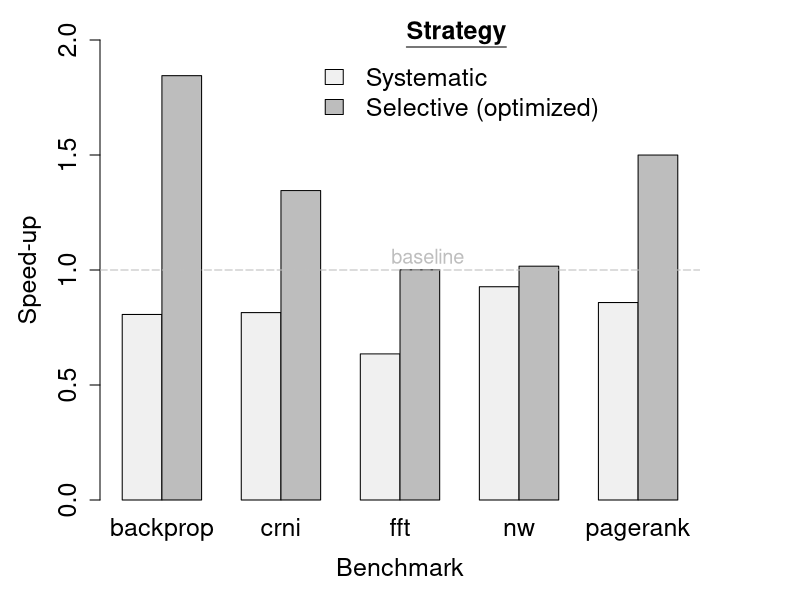

R code for this plot:
data <- read.csv("rep100.csv")
data <- data[order(data$benchmark, data$implementation),]
time <- data$mean
newdata <- data.frame(backprop=c(time[1]/time[2], time[1]/time[3]),
                      crni=c(time[4]/time[5], time[4]/time[6]),
                      fft=c(time[7]/time[8], time[7]/time[9]),
                      nw=c(time[10]/time[11], time[10]/time[12]),
                      pagerank=c(time[13]/time[14], time[13]/time[15]))

par(mfrow=c(1, 1), mar=c(5, 5, 2, 5))
rownames(newdata) <- c("mc2mc", "mc2mc-selective")
b<-barplot(as.matrix(newdata), 
           beside=T, 
           col=c("#f0f0f0","#bdbdbd"),
           legend = c("Systematic", "Selective (optimized)"), 
           args.legend = list(x ='topright', bty="n", cex=1.5, horiz=F, inset=c(0.15, -0.05), title=expression(bold(underline("Strategy"))), title.col="black"),
           xlab = "Benchmark",
           ylab = "Speed-up",
           ylim= c(0, 2.0),
           axes = T,
           cex.names = 1.5,
           cex.axis = 1.5,
           cex.lab=1.5
           )
abline(a = 1, b= 0, col="gray", lty=5)
text(8.7, 1.06, "baseline", col="gray", cex=1.2)
